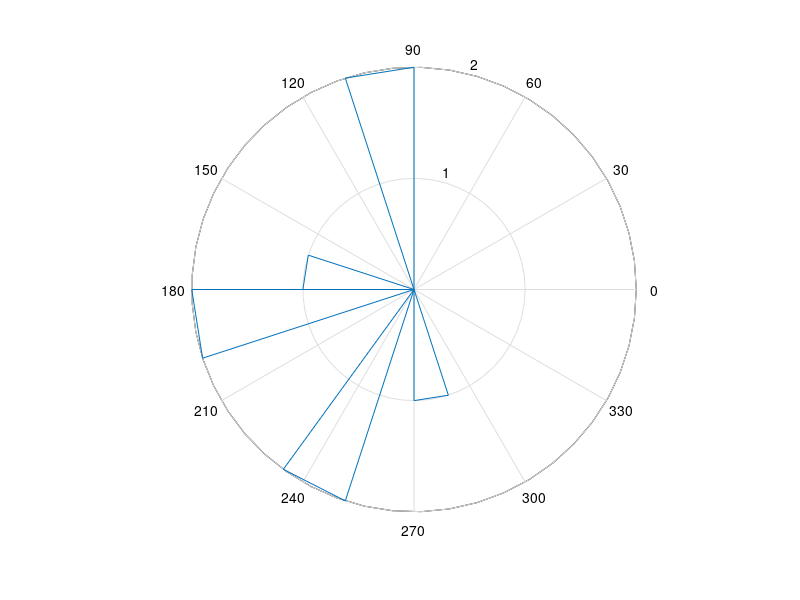

Recreate this plot in MATLAB.
% circu.m

% around ~ 1,0,0
preferred = [
	[1,0,0],
	[1,0.1,-0.1],
	[1,-0.1,0.1],
	[1,0.1,0.1],
	[1,0.0,0.1],
	[1,0.1,0.0],
	[1,0.2,0.1],
	[1,0.1,0.2],
	];

uniform = [
	[1,0,0.1],
	[-1,0.1,0],
	[0,1,0.1],
	[-0.1,-1,0],
	[0,0.1,1],
	[0.1,-0.1,-1],
	[1,1,1],
	[-1,1,-1],
	[1,-1,-1],
	[-.5,2.0,0.1],
	[1,0.1,0.9],
	[0.6,0.2,0.1],
	[0.3,0.9,1.2],
	];

medium = [preferred', uniform']';

% example data to test
normals = preferred; % 0.99
% normals = uniform; % 0.25
% normals = medium; % 0.5



count = size(normals,1);

% to unit lengths
for i=1:count
	n = normals(i,:);
	l = sqrt(sum(n.*n));
	normals(i,:) = n / l;
end
normals;


average = sum(normals) / count;
magnitude = sqrt(sum(average.*average));
average = average/magnitude;

magnitude
average


% get angles:
% to unit lengths
angles = [];
for i=1:count
	n = normals(i,:);
	angle = acos(sum(average.*n));
	angles(1,i) = angle;
	angles(1,i) = angle * 180 / pi;
end
%angles



hold off;
rose(angles);
%polar(angles);

%
